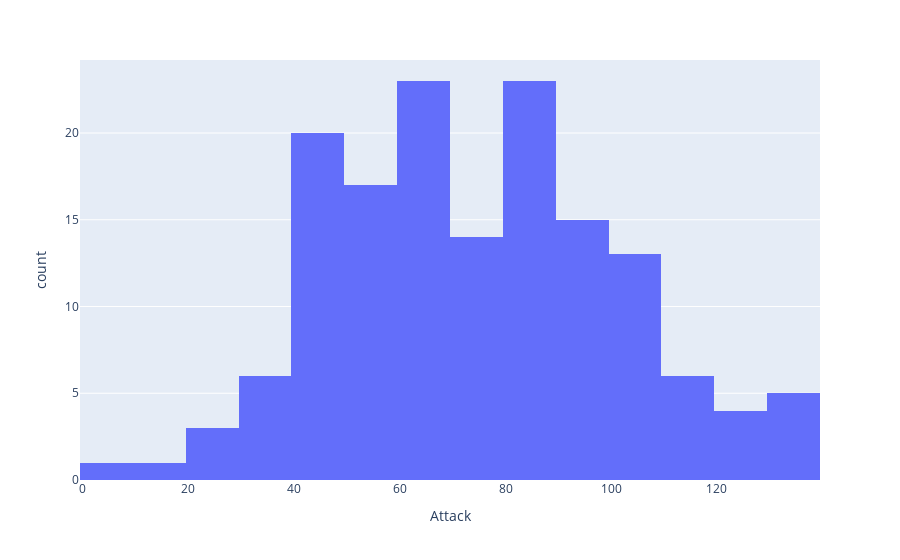

Notebook code cell kept with this figure:
### Code cell
fig=px.histogram(df,x='Attack')
fig.show()

### Figure 1 — Plotly figure (JSON) as saved in the notebook; plotly's stock layout.template omitted (floating-point values rounded to 4 significant figures; data arrays with more than 128 entries replaced by an {"elided": "..."} marker saying what was removed)
{"data": [{"alignmentgroup": "True", "bingroup": "x", "hovertemplate": "Attack=%{x}<br>count=%{y}<extra></extra>", "legendgroup": "", "marker": {"color": "#636efa"}, "name": "", "offsetgroup": "", "orientation": "v", "showlegend": false, "type": "histogram", "x": {"elided": "151 int values"}, "xaxis": "x", "yaxis": "y"}], "layout": {"barmode": "relative", "legend": {"tracegroupgap": 0}, "margin": {"t": 60}, "xaxis": {"anchor": "y", "domain": [0, 1], "title": {"text": "Attack"}}, "yaxis": {"anchor": "x", "domain": [0, 1], "title": {"text": "count"}}}}
